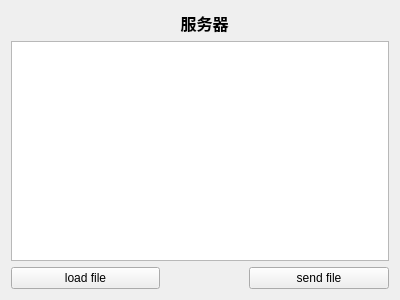
<?xml version="1.0" encoding="UTF-8"?>
<ui version="4.0">
 <class>Widget</class>
 <widget class="QWidget" name="Widget">
  <property name="geometry">
   <rect>
    <x>0</x>
    <y>0</y>
    <width>400</width>
    <height>300</height>
   </rect>
  </property>
  <property name="windowTitle">
   <string>Widget</string>
  </property>
  <layout class="QGridLayout" name="gridLayout">
   <item row="0" column="0">
    <spacer name="horizontalSpacer">
     <property name="orientation">
      <enum>Qt::Horizontal</enum>
     </property>
     <property name="sizeHint" stdset="0">
      <size>
       <width>149</width>
       <height>20</height>
      </size>
     </property>
    </spacer>
   </item>
   <item row="0" column="1">
    <widget class="QLabel" name="label">
     <property name="font">
      <font>
       <family>Algerian</family>
       <pointsize>12</pointsize>
       <weight>75</weight>
       <bold>true</bold>
      </font>
     </property>
     <property name="text">
      <string>服务器</string>
     </property>
     <property name="textFormat">
      <enum>Qt::AutoText</enum>
     </property>
     <property name="alignment">
      <set>Qt::AlignCenter</set>
     </property>
    </widget>
   </item>
   <item row="0" column="2">
    <spacer name="horizontalSpacer_2">
     <property name="orientation">
      <enum>Qt::Horizontal</enum>
     </property>
     <property name="sizeHint" stdset="0">
      <size>
       <width>140</width>
       <height>20</height>
      </size>
     </property>
    </spacer>
   </item>
   <item row="1" column="0" colspan="3">
    <widget class="QTextEdit" name="textEdit"/>
   </item>
   <item row="2" column="0">
    <widget class="QPushButton" name="buttonLoad">
     <property name="text">
      <string>load file</string>
     </property>
    </widget>
   </item>
   <item row="2" column="1">
    <spacer name="horizontalSpacer_3">
     <property name="orientation">
      <enum>Qt::Horizontal</enum>
     </property>
     <property name="sizeHint" stdset="0">
      <size>
       <width>72</width>
       <height>20</height>
      </size>
     </property>
    </spacer>
   </item>
   <item row="2" column="2">
    <widget class="QPushButton" name="buttonSend">
     <property name="text">
      <string>send file</string>
     </property>
    </widget>
   </item>
  </layout>
 </widget>
 <layoutdefault spacing="6" margin="11"/>
 <resources/>
 <connections/>
</ui>
